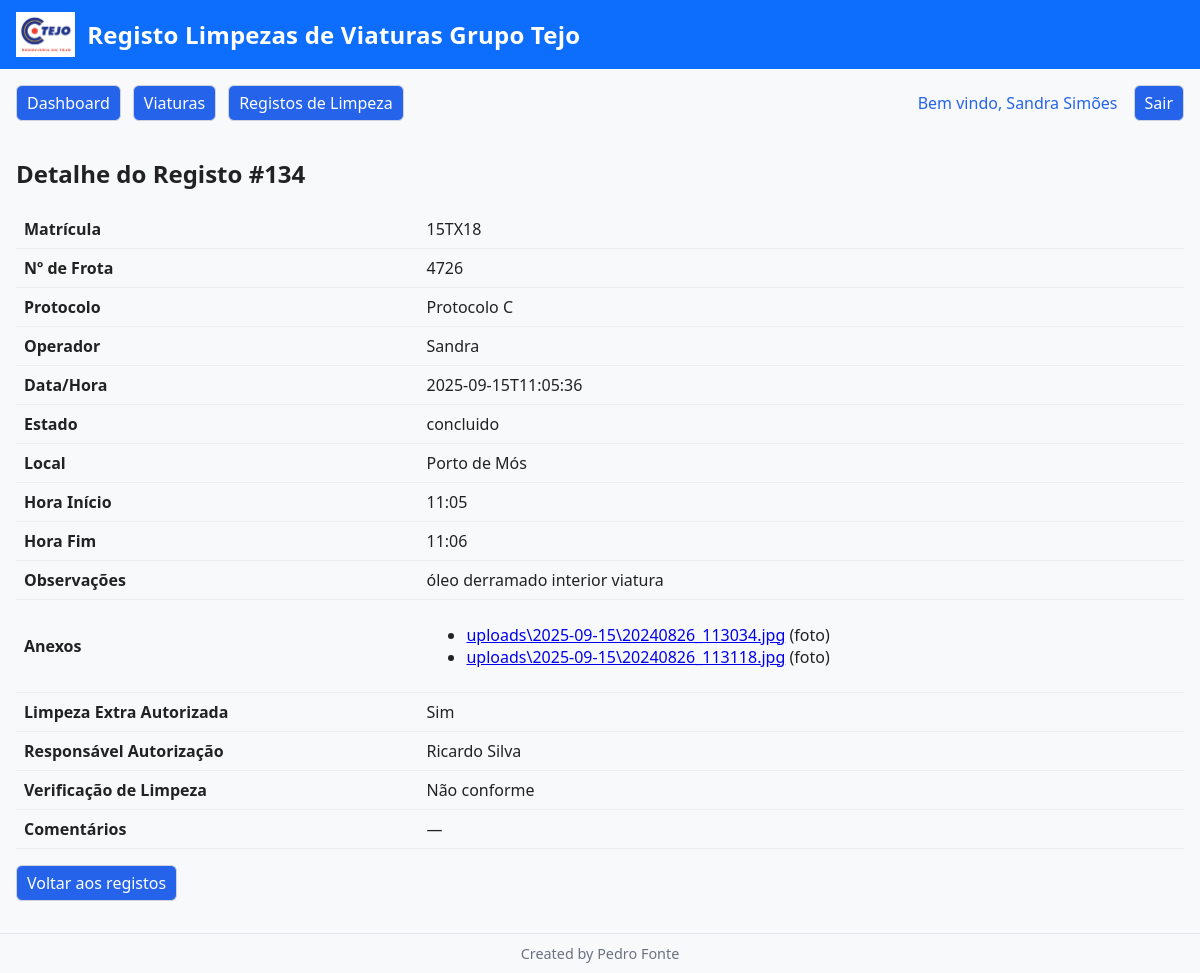
Screenshot of /registos/134 (signed in) with the database file from the repository.
### tables this page shows
CREATE TABLE funcionarios (
            id INTEGER PRIMARY KEY AUTOINCREMENT,
            username   TEXT UNIQUE NOT NULL,
            password   TEXT NOT NULL,         -- hash de password bcrypt/werkzeug
            nome       TEXT,
            role       TEXT DEFAULT 'leitura',
            ativo      INTEGER DEFAULT 1,
            criado_em  TEXT DEFAULT CURRENT_TIMESTAMP
        , dop TEXT, regiao TEXT, email TEXT, empresa TEXT);

CREATE TABLE registos_limpeza (
            id INTEGER PRIMARY KEY AUTOINCREMENT,
            viatura_id INTEGER NOT NULL,
            protocolo_id INTEGER NOT NULL,
            funcionario_id INTEGER NOT NULL,
            data_hora TEXT NOT NULL,
            estado TEXT DEFAULT 'concluido',
            observacoes TEXT,
            local TEXT,
            hora_inicio TEXT,
            hora_fim TEXT,
            extra_autorizada INTEGER DEFAULT 0,
            responsavel_autorizacao TEXT,
            criado_em TEXT DEFAULT CURRENT_TIMESTAMP, verificacao_limpeza TEXT, comentarios_verificacao TEXT, regiao TEXT,
            FOREIGN KEY (viatura_id) REFERENCES viaturas(id) ON DELETE RESTRICT,
            FOREIGN KEY (protocolo_id) REFERENCES protocolos(id) ON DELETE RESTRICT,
            FOREIGN KEY (funcionario_id) REFERENCES funcionarios(id) ON DELETE RESTRICT
        );

CREATE TABLE viaturas (
            id INTEGER PRIMARY KEY AUTOINCREMENT,
            matricula     TEXT NOT NULL UNIQUE,
            -- Campos “novos” pedidos para CSV:
            numero_frota  TEXT,
            regiao        TEXT,
            operacao      TEXT,
            marca         TEXT,
            modelo        TEXT,
            -- Campos “antigos” que possam existir noutros ecrãs:
            descricao     TEXT,
            filial        TEXT,
            num_frota     TEXT,
            ativo         INTEGER DEFAULT 1,
            criado_em     TEXT DEFAULT CURRENT_TIMESTAMP
        , tipo_protocolo TEXT, limpeza_validada INTEGER DEFAULT 0, verificacao_limpeza TEXT DEFAULT NULL);

CREATE TABLE protocolos (
            id INTEGER PRIMARY KEY AUTOINCREMENT,
            nome TEXT NOT NULL UNIQUE,
            passos_json TEXT NOT NULL,
            frequencia_dias INTEGER,
            ativo INTEGER DEFAULT 1,
            criado_em TEXT DEFAULT CURRENT_TIMESTAMP
        , custo_limpeza REAL DEFAULT 25);

CREATE TABLE anexos (
            id INTEGER PRIMARY KEY AUTOINCREMENT,
            registo_id INTEGER NOT NULL,
            caminho TEXT NOT NULL,
            tipo TEXT,
            criado_em TEXT DEFAULT CURRENT_TIMESTAMP,
            FOREIGN KEY (registo_id) REFERENCES registos_limpeza(id) ON DELETE CASCADE
        );

### app.py (the view, shortened to what this page needs)
@app.route("/registos/<int:rid>", methods=["GET", "POST"])
@login_required
@require_perm("registos:view")
def registo_detalhe(rid):
    conn = get_conn()
    cur = conn.cursor()
    ph = sql_placeholder(conn)
    cur.execute(f"""
        SELECT r.*, v.matricula, v.num_frota, p.nome as protocolo, f.nome as funcionario
        FROM registos_limpeza r
        JOIN viaturas v ON v.id = r.viatura_id
        JOIN protocolos p ON p.id = r.protocolo_id
        JOIN funcionarios f ON f.id = r.funcionario_id
        WHERE r.id = {ph}
    """, (rid,))
    registo = cur.fetchone()
    cur.execute(f"SELECT id, caminho, tipo FROM anexos WHERE registo_id={ph} ORDER BY id", (rid,))
    anexos = [dict(r) for r in cur.fetchall()]
    conn.close()
    if not registo:
        flash("Registo não encontrado.", "danger")
        return redirect(url_for("registos"))
    return render_template("registo_detalhe.html", registo=registo, anexos=anexos, signature=APP_SIGNATURE)

### app.py (called while the page is built)
def get_conn():
    db_url = os.environ.get("DATABASE_URL")
    if db_url and psycopg2:
        conn = psycopg2.connect(db_url, cursor_factory=psycopg2.extras.RealDictCursor)
        return conn
    else:
        conn = sqlite3.connect(DB_PATH)
        conn.row_factory = sqlite3.Row
        return conn

def is_postgres(conn):
    return hasattr(conn, "server_version")  # True para psycopg2, False para sqlite3

def sql_placeholder(conn):
    return "%s" if is_postgres(conn) else "?"

def login_required(fn):
    from functools import wraps
    @wraps(fn)
    def wrapper(*args, **kwargs):
        if not session.get("user_id"):
            return redirect(url_for("login"))
        return fn(*args, **kwargs)
    return wrapper

def normalize_role(role: str) -> str:
    r = (role or "leitura").lower().strip()
    return r if r in PERMISSIONS else "leitura"

def has_perm(role: str, perm: str) -> bool:
    role = normalize_role(role)
    perms = PERMISSIONS.get(role, set())
    if "*" in perms: return True
    if perm in perms: return True
    if ":" in perm and (perm.split(":",1)[0] + ":*") in perms: return True
    return False

def user_can(perm: str) -> bool:
    return has_perm(normalize_role(session.get("role")), perm)

def require_perm(perm: str):
    from functools import wraps
    def deco(fn):
        @wraps(fn)
        def wrapper(*args, **kwargs):
            if not session.get("user_id"):
                return redirect(url_for("login"))
            if not user_can(perm):
                flash("Sem permissões para esta ação.", "danger")
                return redirect(url_for("sem_permissao"))
            return fn(*args, **kwargs)
        return wrapper
    return deco

@app.context_processor
def inject_can():
    return {
        "can": user_can,
        "signature": APP_SIGNATURE,
        "app_title": APP_TITLE,
    }

### templates/registo_detalhe.html (shortened to what this page needs)
{% extends "base.html" %}
{% block content %}
  <h2>Detalhe do Registo #{{ registo.id }}</h2>
  <table>
    <tr><th>Matrícula</th><td>{{ registo.matricula }}</td></tr>
    <tr><th>Nº de Frota</th><td>{{ registo.num_frota or "—" }}</td></tr>
    <tr><th>Protocolo</th><td>{{ registo.protocolo }}</td></tr>
    <tr><th>Operador</th><td>{{ registo.funcionario }}</td></tr>
    <tr><th>Data/Hora</th><td>{{ registo.data_hora }}</td></tr>
    <tr><th>Estado</th><td>{{ registo.estado }}</td></tr>
    <tr><th>Local</th><td>{{ registo.local or "—" }}</td></tr>
    <tr><th>Hora Início</th><td>{{ registo.hora_inicio or "—" }}</td></tr>
    <tr><th>Hora Fim</th><td>{{ registo.hora_fim or "—" }}</td></tr>
    <tr>
      <th>Observações</th>
      <td>
        {% if can('dashboard:view') %}
          <form method="post" enctype="multipart/form-data">
            <textarea name="observacoes" rows="4" style="width:50%;">{{ registo.observacoes or "" }}</textarea>
            <div style="margin-top:8px;">
              <label>Anexar ficheiros: <input type="file" name="ficheiros" multiple></label>
              <button class="btn btn-primary" type="submit">Guardar</button>
            </div>
          </form>
        {% else %}
          {{ registo.observacoes or "—" }}
        {% endif %}
      </td>
    </tr>
    <tr>
      <th>Anexos</th>
      <td>
        {% if anexos %}
          <ul>
            {% for a in anexos %}
              <li>
                <a href="{{ url_for('download_anexo', anexo_id=a.id) }}" target="_blank">{{ a.caminho }}</a>
                <span class="muted">({{ a.tipo }})</span>
              </li>
            {% endfor %}
          </ul>
        {% else %}
          <span class="muted">Sem anexos.</span>
        {% endif %}
      </td>
    </tr>
    <tr><th>Limpeza Extra Autorizada</th><td>{{ "Sim" if registo.extra_autorizada else "Não" }}</td></tr>
    <tr><th>Responsável Autorização</th><td>{{ registo.responsavel_autorizacao or "—" }}</td></tr>
    <tr>
      <th>Verificação de Limpeza</th>
      <td>
        {% if registo.verificacao_limpeza %}
          {% if registo.verificacao_limpeza|lower == "conforme" %}
            <span class="badge badge-success">Conforme</span>
          {% elif registo.verificacao_limpeza|lower in ["não conforme", "nao conforme"] %}
            <span class="badge badge-danger">Não conforme</span>
          {% else %}
            {{ registo.verificacao_limpeza }}
          {% endif %}
        {% else %}
          <span class="muted">—</span>
        {% endif %}
      </td>
    </tr>
    <tr>
      <th>Comentários</th>
      <td>
        {% if can('dashboard:view') %}
          <form method="post" action="{{ url_for('registo_detalhe', rid=registo.id) }}">
            <textarea name="comentarios_verificacao" rows="4" style="width:50%;">{{ registo.comentarios_verificacao or "" }}</textarea>
            <button class="btn btn-primary" type="submit">Guardar Comentário</button>
          </form>
        {% else %}
          {{ registo.comentarios_verificacao or "—" }}
        {% endif %}
      </td>
    </tr>
  </table>
  <p>
    <a class="btn" href="{{ url_for('registos') }}">Voltar aos registos</a>
  </p>
{% endblock %}

### templates/base.html (shortened to what this page needs)
<!doctype html>
<html lang="pt">
<head>
</head>
<body>
  <header class="app-header">
    <div class="app-title" style="display:flex;align-items:center;gap:12px;">
      <img src="{{ url_for('static', filename='logo.jpg') }}" alt="Logo" style="height:45px;max-width:85px;">
      {{ app_title or 'registo de Limpezas grupo Tejo' }}
    </div>
  </header>
  <nav style="display:flex;gap:12px;padding:16px 16px 0 16px;align-items:center;">
    <a class="btn btn-primary" href="{{ url_for('home') }}">Dashboard</a>
    <a class="btn btn-primary" href="{{ url_for('viaturas') }}">Viaturas</a>
    <a class="btn btn-primary" href="{{ url_for('registos') }}">Registos de Limpeza</a>
    <span style="margin-left:auto;display:flex;align-items:center;gap:1rem;">
      {% if session.get('user_id') %}
        <span style="font-weight:500;color:#2563eb;">
          Bem vindo,
          {% if session.get('nome') %}
            {{ session.get('nome') }}
          {% else %}
            {{ session.get('username') }}
          {% endif %}
        </span>
      {% endif %}
      <a class="btn btn-danger" href="{{ url_for('logout') }}">Sair</a>
    </span>
  </nav>
  <main>
    {% block content %}{% endblock %}
  </main>
  <footer class="app-footer">
    {{ signature or 'Created by Pedro Fonte' }}
  </footer>
</body>
</html>

### templates/base.html (style rules this page uses)
html, body { height: 100%; }
body { min-height: 100vh; display: flex; flex-direction: column; margin: 0; font-family: system-ui, Segoe UI, Roboto, sans-serif; background: #f8f9fb; color: #222; }
header.app-header { background: #0d6efd; color: #fff; padding: 12px 16px; }
.app-title { font-weight: 700; font-size: 1.5rem; letter-spacing: .2px; }
main { flex: 1; padding: 16px; }
footer.app-footer { border-top: 1px solid #e5e7eb; padding: 10px 16px; font-size: .9rem; color: #6b7280; text-align: center; }
a.btn, button.btn { padding: 6px 10px; border: 1px solid #cfd4da; border-radius: 6px; background: #fff; cursor: pointer; }
.btn-primary { background: #0d6efd; color: #fff; border-color: #0d6efd; }
.btn-danger { background: #dc3545; color: #fff; border-color: #dc3545; }
table { width: 100%; border-collapse: collapse; }
th, td { padding: 8px; border-bottom: 1px solid #eee; text-align: left; }
.btn, .btn-primary { color: #fff !important; background: #2563eb !important; border: none; padding: 8px 18px; font-size: 1rem; border-radius: 6px; cursor: pointer; text-decoration: none; display: inline-block; }

### rows the page displays
funcionarios: get "Sandra Simões", funcionario "Sandra"
registos_limpeza: id "134", data_hora "2025-09-15T11:05:36", estado "concluido", local "Porto de Mós", hora_inicio "11:05", hora_fim "11:06", observacoes "óleo derramado interior viatura", extra_autorizada "Sim", responsavel_autorizacao "Ricardo Silva", comentarios_verificacao "—"
viaturas: matricula "15TX18", num_frota "4726"
protocolos: protocolo "Protocolo C"
anexos: caminho "uploads\\2025-09-15\\20240826_113034.jpg", tipo "foto"
anexos: caminho "uploads\\2025-09-15\\20240826_113118.jpg", tipo "foto"

### other values shown
{{ app_title or 'registo de Limpezas grupo Tejo' }} "Registo Limpezas de Viaturas Grupo Tejo"
{{ signature or 'Created by Pedro Fonte' }} "Created by Pedro Fonte"
